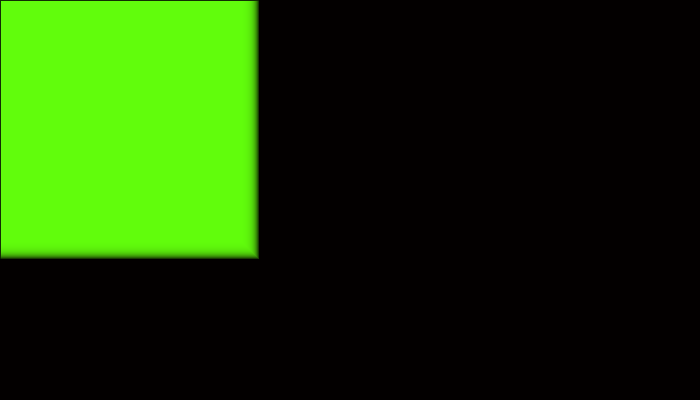
Frame 1 (no input)
Frame 60 (the mouse pressed at the canvas centre just before this capture): identical to frame 1, image omitted
Frame 120 (the mouse held since frame 60 and released just before this capture): identical to frame 1, image omitted

The Processing sketch that drew this single still picture (run headless with seeded random() and noise(); from frame 60 on, the mouse is pressed at the canvas centre):

// Processing sketch: processing_36442
// ── processing_36442.pde

int[] square_a;
int[] second_b;
int index = 0;

void setup() {
  size(700,400);
  smooth();
  square_a = new int[200];
  second_b = new int[200];
}

void draw() {
  background(3,0,0);
  stroke(0, 128);
  for (int i=0; i < square_a.length; i++) {
     
    int pos = (index+i) % square_a.length;
     
 
    fill(map(i, 0, square_a.length, 0, 100), 255, 13, 57);   
    rect(square_a[pos], second_b[pos], 60+i, 60+i); 
  }
}
 
void mouseMoved() {
  square_a[index] = mouseX;
  second_b[index] = mouseY;
  index++;
  if (index >= square_a.length) index = 0;
}
